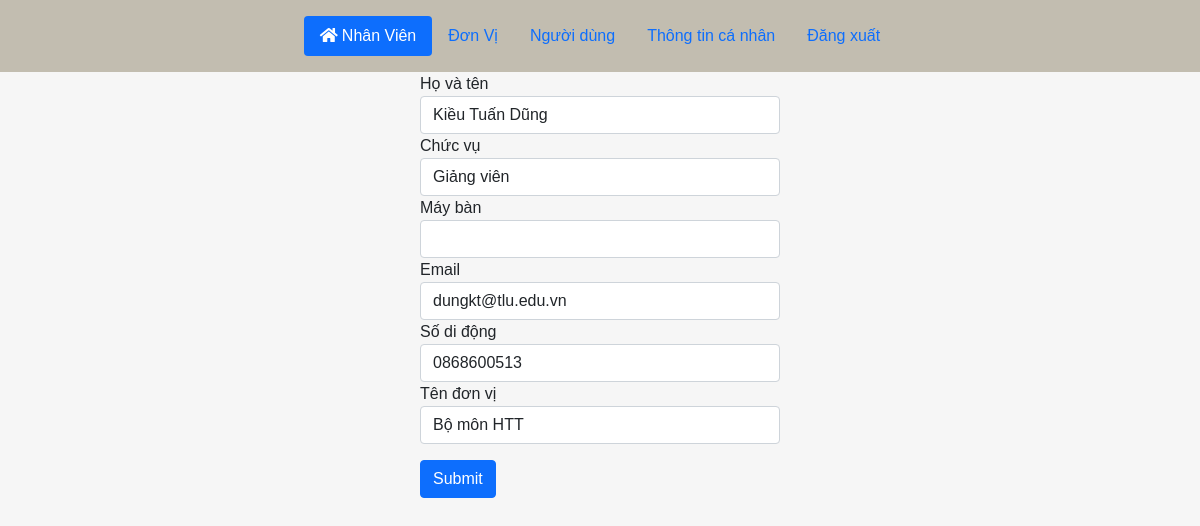
The page /admin/update-nhanvien.php?id=2 on the database its author committed.
### tables this page shows
CREATE TABLE `db_nhanvien` (
  `tennv` varchar(100) NOT NULL,
  `chucvu` varchar(50) DEFAULT NULL,
  `mayban` varchar(13) DEFAULT NULL,
  `email` varchar(100) NOT NULL,
  `sodidong` varchar(10) NOT NULL,
  `madv` int(10) UNSIGNED NOT NULL,
  `manv` int(10) UNSIGNED NOT NULL
);

### admin/update-nhanvien.php (the view, shortened to what this page needs)
<?php include("particals/header.php") ?>
<?php
    $manv = $_GET['id'];
    $sql = "select manv, tennv, chucvu, mayban, db_nhanvien.email, sodidong, donvi.MaDV from db_nhanvien, donvi where db_nhanvien.madv = donvi.MaDV and manv = $manv";
    $res=mysqli_query($conn, $sql);
    if($res==true)
            {
                $count = mysqli_num_rows($res);
                if($count==1)
                {
                    $row=mysqli_fetch_assoc($res);
                    $hoten = $row['tennv'];
                    $chucvu = $row['chucvu'];
                    $mayban = $row['mayban'];
                    $email = $row['email'];
                    $sodidong = $row['sodidong'];
                    $MaDV = $row['MaDV'];
                }
                else
                {
                    header('location:'.SITEURL.'admin/index.php');
                }
            }
?>
<form action="" method="POST" style="width:30%; margin:auto;">
  <div class="form-group">
    <label for="hoten_input">Họ và tên</label>
    <input type="text" class="form-control" id="hoten_input" name="hoten" value="<?php echo $hoten; ?>">
  </div>
  <div class="form-group">
    <label for="chucvu_input">Chức vụ</label>
    <input type="text" class="form-control" id="chucvu_input" name="chucvu" value="<?php echo $chucvu; ?>">
  </div>
  <div class="form-group">
    <label for="mayban_input">Máy bàn</label>
    <input type="text" class="form-control" id="mayban_input" name="mayban" value="<?php echo $mayban; ?>">
  </div>
  <div class="form-group">
    <label for="email_input">Email</label>
    <input type="email" class="form-control" id="email_input" name="email" value="<?php echo $email; ?>">
  </div>
  <div class="form-group">
    <label for="sodidong_input">Số di động</label>
    <input type="text" class="form-control" id="sodidong_input" name="sodidong" value="<?php echo $sodidong; ?>">
  </div>
  <div class="form-group">
    <label for="madonvi_input">Tên đơn vị</label>
    <select class="form-control" id="madonvi_input" name="madonvi">
      <?php
        $sql_slc = "select * from donvi";
        $result = mysqli_query($conn, $sql_slc);
        if(mysqli_num_rows($result) >0){
          while ($row1 = mysqli_fetch_assoc($result)){
            if ($row1['MaDV'] == $MaDV){echo "<option value=". $row1['MaDV'] ." selected >". $row1['TenDV'] ."</option>";}
            else {echo "<option value=". $row1['MaDV'] .">". $row1['TenDV'] ."</option>";}
          }
        }
      ?>
      </select>
  </div>
  <button type="submit" name="submit" class="btn btn-primary mt-3 justify-contents-center m-auto">Submit</button>
</form>
<?php include("particals/footer.php") ?>

### admin/css/main_.css (style rules this page uses)
* { margin: 0px; padding: 0px; box-sizing: border-box; }
body, html { height: 100%; font-family: sans-serif; }

### rows shown on the page
db_nhanvien: hoten "Kiều Tuấn Dũng", chucvu "Giảng viên", email "dungkt@tlu.edu.vn", sodidong "0868600513"

### other values the page prints
form field madonvi "Bộ môn HTT"
